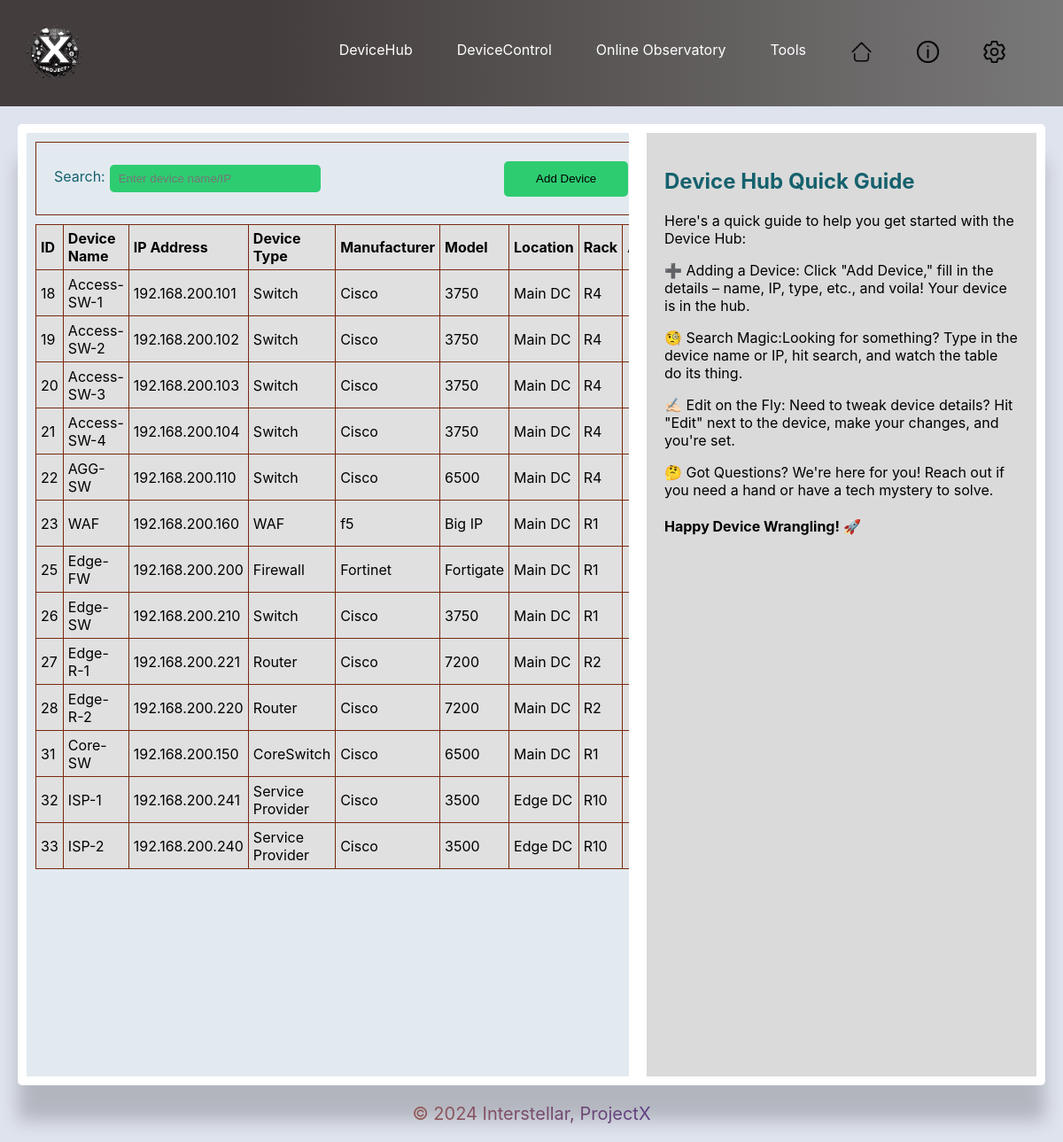
/devicehub/, run on the app's committed database.
### deviceHub/models.py (models this page shows, shortened)
class Device(models.Model):
    device_name = models.CharField(max_length=255)
    ip_address = models.GenericIPAddressField()
    device_type = models.CharField(max_length=255)
    manufacturer = models.CharField(max_length=255, blank=True, null=True)
    model = models.CharField(max_length=255, blank=True, null=True)
    location = models.CharField(max_length=255, blank=True, null=True)
    rack_loc = models.CharField(max_length=255, blank=True, null=True)

### deviceHub/views.py (the view)
# urls.py: path('', views.device_hub, name='devicehub'),
def device_hub(request):
    devices = Device.objects.all()
    return render(request, 'devicehub.html', {'devices': devices})

### templates/devicehub.html (shortened to what this page needs)
{% extends 'base.html' %}
    {% load static %}
{% block content %}
<div class="container">
    <div class="form-container" id="form_input">
        <label for="searchBox">Search:</label>
        <input type="text" id="searchBox" placeholder="Enter device name/IP">
    </div>
    <button onclick="openAddDeviceModal()">Add Device</button>
</div>
<table id="devicesTable" class="table">
    <thead>
        <tr>
            <th>ID</th>
            <th>Device Name</th>
            <th>IP Address</th>
            <th>Device Type</th>
            <th>Manufacturer</th>
            <th>Model</th>
            <th>Location</th>
            <th>Rack</th>
            <th>Action</th>
        </tr>
    </thead>
    <tbody id="devicesList">
        {% for device in devices %}
        <tr id="device-{{ device.id }}">
            <td>{{ device.id }}</td>
            <td>{{ device.device_name }}</td>
            <td>{{ device.ip_address }}</td>
            <td>{{ device.device_type }}</td>
            <td>{{ device.manufacturer }}</td>
            <td>{{ device.model }}</td>
            <td>{{ device.location }}</td>
            <td>{{device.rack_loc}}</td>
            <td>
            </td>
        </tr>
        {% endfor %}
    </tbody>
</table>
{% endblock %}
{% block help %}
<h2>Device Hub Quick Guide</h2>
<p>Here's a quick guide to help you get started with the Device Hub:</p>
<p>➕ Adding a Device:
    Click "Add Device," fill in the details – name, IP, type, etc., and voila! Your device is in the hub.</p>
<p>🧐 Search Magic:Looking for something? Type in the device name or IP, hit search, and watch the table do its
    thing.
</p>
<p>✍🏻 Edit on the Fly:
    Need to tweak device details? Hit "Edit" next to the device, make your changes, and you're set.</p>
<p>🤔 Got Questions?
    We're here for you! Reach out if you need a hand or have a tech mystery to solve.</p>
<h4>Happy Device Wrangling! 🚀</h4>
{% endblock %}

### static/css/base.css (style rules this page uses)
:root { --font-family-sans-serif: -apple-system, BlinkMacSystemFont, "Segoe UI", Roboto, "Helvetica Neue", Arial, "Noto Sans", sans-serif, "Apple Color Emoji", "Segoe UI Emoji", "Segoe UI Symbol", "Noto Color Emoji"; --font-family-monospace: SFMono-Regular, Menlo, Monaco, Consolas, "Liberation Mono", "Courier New", monospace; }
html { font-family: sans-serif; }
body { font-family: sans-serif; margin: 0; padding: 0; font-family: -apple-system, BlinkMacSystemFont, "Segoe UI", Roboto, "Helvetica Neue", Arial, "Noto Sans", sans-serif, "Apple Color Emoji", "Segoe UI Emoji", "Segoe UI Symbol", "Noto Color Emoji"; background-color: #dfe3ee; background-size: cover; }
.container { display: flex; width: 99%; border: 1px solid #78290f; margin: 10px; align-items: center; }
.container button { padding: 8px 10px; border: none; border-radius: 5px; margin: 5px; background-color: #2ecc71; color: #000; cursor: pointer; width: 140px; height: 40px; }
.form-container { display: flex; flex: 3; padding: 20px; }
.form-container input { width: 218px; }
label { display: flex; margin-bottom: 5px; color: #15616d; align-items: center; }
input, button { padding: 8px 10px; border: none; border-radius: 5px; margin: 5px; background-color: #2ecc71; color: #000; cursor: pointer; }
table { width: 98%; border-collapse: collapse; color: #000; background-color: #e0e0e0; border: 1px solid #141413; border-radius: 5px; margin: 10px; }
th:nth-child(1), td:nth-child(1) { width: 5%; }
th:nth-child(2), td:nth-child(2) { width: 15%; }
th:nth-child(3), td:nth-child(3) { width: 16%; }
th:nth-child(4), td:nth-child(4) { width: 10%; }
th:nth-child(5), td:nth-child(5) { width: 9%; }
th:nth-child(6), td:nth-child(6) { width: 13%; }
th:nth-child(7), td:nth-child(7) { width: 5%; }
th:nth-child(8), td:nth-child(8) { width: 7%; }
th, td { padding: 5px; text-align: left; border: 1px solid #78290f; }
.about-container h1, h2 { color: #15616d; z-index: 1; }

### data on the page
Device: id "18", device_name "Access-SW-1", ip_address "192.168.200.101", device_type "Switch", manufacturer "Cisco", model "3750", location "Main DC", rack_loc "R4"
Device: id "19", device_name "Access-SW-2", ip_address "192.168.200.102", device_type "Switch", manufacturer "Cisco", model "3750", location "Main DC", rack_loc "R4"
Device: id "20", device_name "Access-SW-3", ip_address "192.168.200.103", device_type "Switch", manufacturer "Cisco", model "3750", location "Main DC", rack_loc "R4"
Device: id "21", device_name "Access-SW-4", ip_address "192.168.200.104", device_type "Switch", manufacturer "Cisco", model "3750", location "Main DC", rack_loc "R4"
Device: id "22", device_name "AGG-SW", ip_address "192.168.200.110", device_type "Switch", manufacturer "Cisco", model "6500", location "Main DC", rack_loc "R4"
Device: id "23", device_name "WAF", ip_address "192.168.200.160", device_type "WAF", manufacturer "f5", model "Big IP", location "Main DC", rack_loc "R1"
Device: id "25", device_name "Edge-FW", ip_address "192.168.200.200", device_type "Firewall", manufacturer "Fortinet", model "Fortigate", location "Main DC", rack_loc "R1"
Device: id "26", device_name "Edge-SW", ip_address "192.168.200.210", device_type "Switch", manufacturer "Cisco", model "3750", location "Main DC", rack_loc "R1"
Device: id "27", device_name "Edge-R-1", ip_address "192.168.200.221", device_type "Router", manufacturer "Cisco", model "7200", location "Main DC", rack_loc "R2"
Device: id "28", device_name "Edge-R-2", ip_address "192.168.200.220", device_type "Router", manufacturer "Cisco", model "7200", location "Main DC", rack_loc "R2"
Device: id "31", device_name "Core-SW", ip_address "192.168.200.150", device_type "CoreSwitch", manufacturer "Cisco", model "6500", location "Main DC", rack_loc "R1"
Device: id "32", device_name "ISP-1", ip_address "192.168.200.241", device_type "Service Provider", manufacturer "Cisco", model "3500", location "Edge DC", rack_loc "R10"
Device: id "33", device_name "ISP-2", ip_address "192.168.200.240", device_type "Service Provider", manufacturer "Cisco", model "3500", location "Edge DC", rack_loc "R10"
